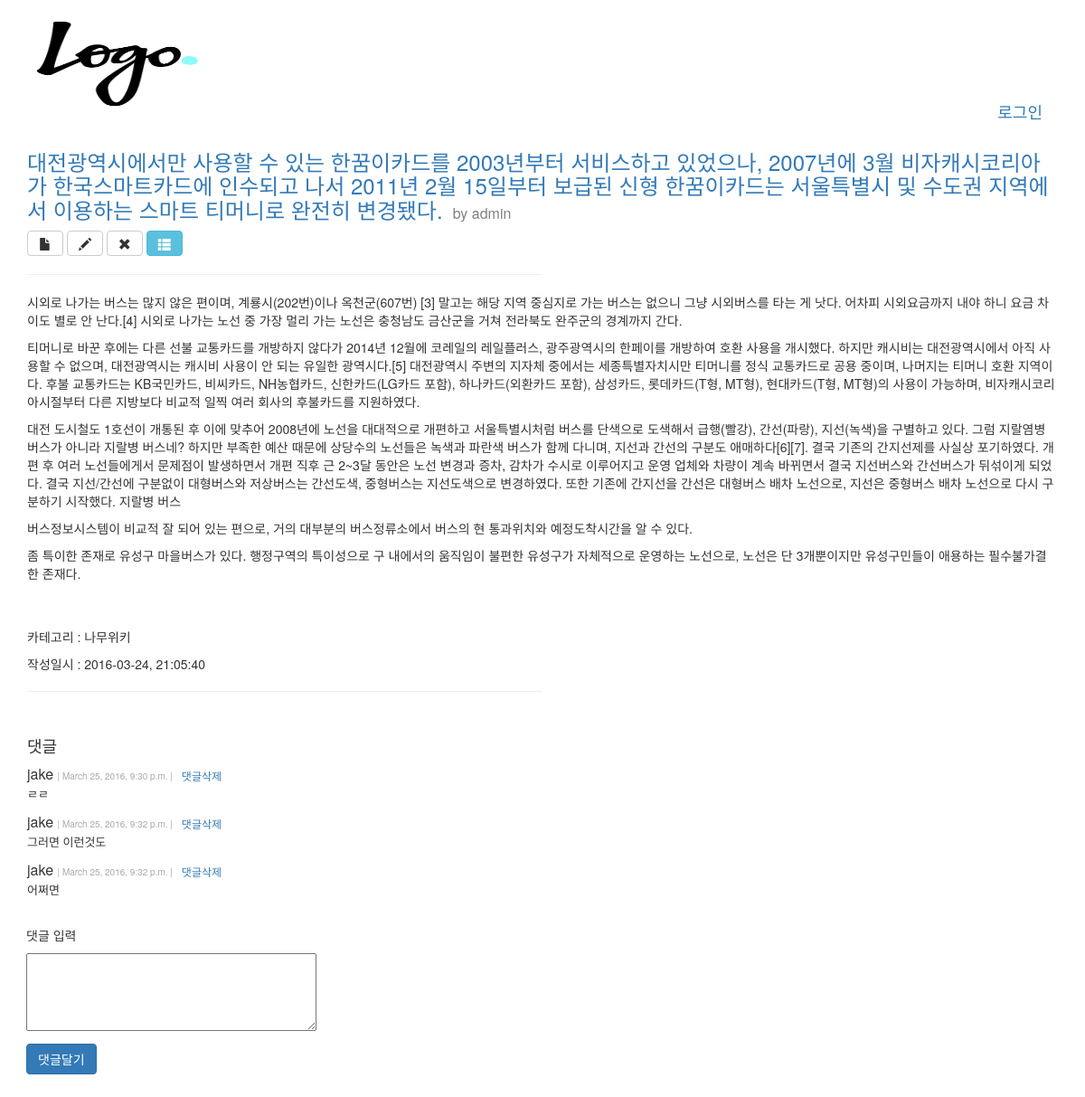
/post/5/, run on an earlier commit of the app's database.
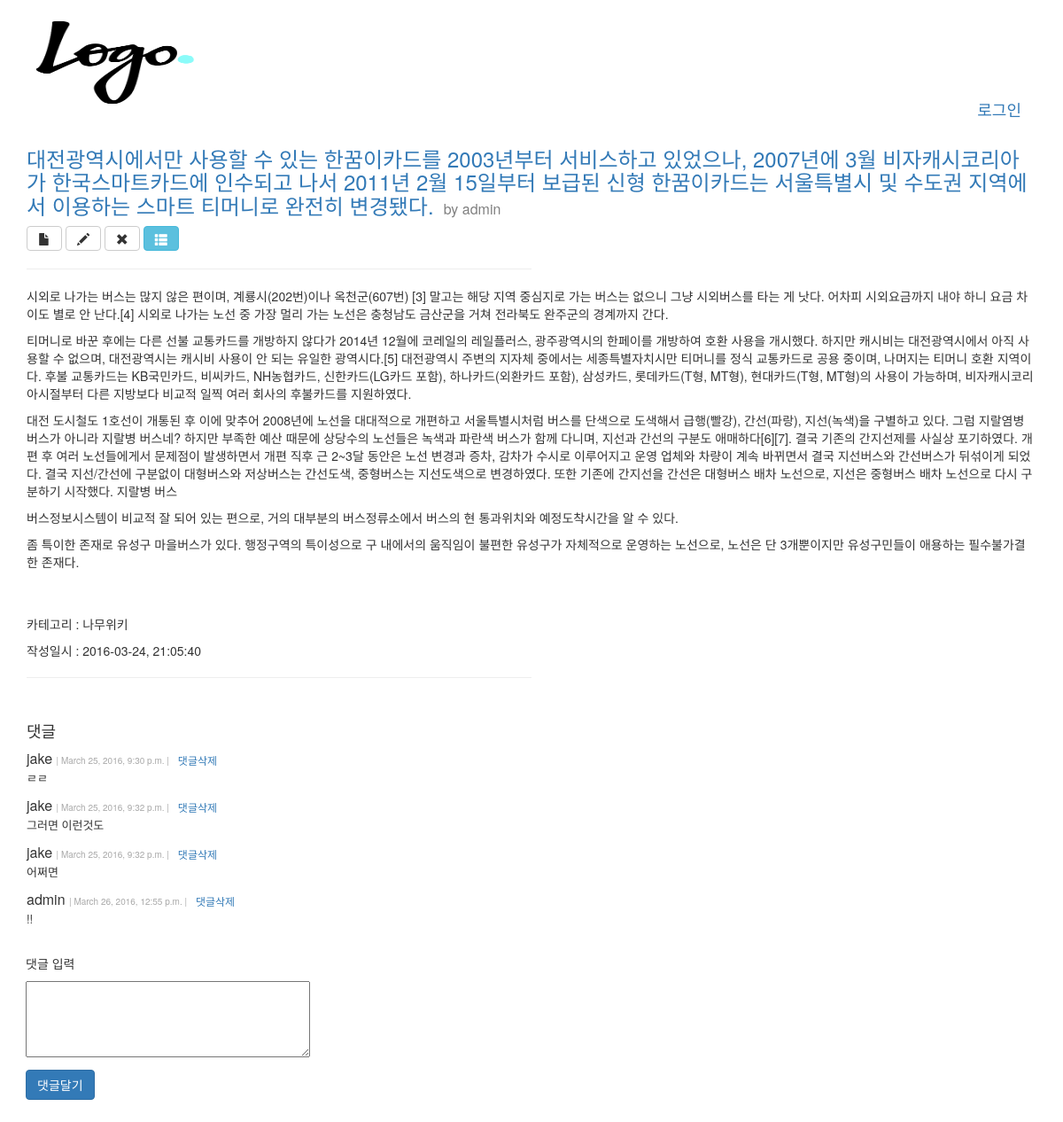
And on a later commit of the database.
### blog/models.py (models this page shows, shortened)
class Comment(models.Model):
    user = models.ForeignKey(settings.AUTH_USER_MODEL)
    post = models.ForeignKey(Post)
    content = models.TextField(max_length=200)
    created_at = models.DateTimeField(auto_now_add=True)
    updated_at = models.DateTimeField(auto_now=True)

### blog/views.py (the view, shortened to what this page needs)
# urls.py: url(r'^post/(?P<pk>[0-9]+)/$', blog_views.view_post, name='view_post'),
def view_post(request, pk):
    the_post = get_object_or_404(Post, pk=pk)
    the_comment = Comment.objects.filter(post=the_post)
    if request.method == 'GET':
        pass
    return render(request, 'view_post.html', {
        'post': the_post,
        'comment': the_comment,
    })

### blog/templates/view_post.html (shortened to what this page needs)
{% extends 'blog_layout.html' %}
{% load bootstrap3 %}
{% block content %}
<div class="post_container">
    <div>
        <h3>
            <a href="{% url 'view_post' pk=post.pk %}">{{ post.title }}</a> <font color="grey" size="3">&nbsp;by {{ post.user }}</font>
        </h3>
            <a class="btn btn-default" href="{% url 'create_post' %}"><span class="glyphicon glyphicon-file"></a>
            <a class="btn btn-default" href="{% url 'edit_post' pk=post.pk %}"><span class="glyphicon glyphicon-pencil"></span></a>
            <a class="btn btn-default" href="{% url 'delete_post' pk=post.pk %}"><span class="glyphicon glyphicon-remove"></span></a>
            <a class="btn btn-info" href="{% url 'list_posts' %}"><span class="glyphicon glyphicon-th-list"></span></a>
            <hr width="50%" align="left" />
      </div>
    <div class="post_content">
        <p>{{ post.content | linebreaks | default:"내용 없음."  }}</p>
    </div><br><br>
    <div>
        <p>카테고리 : {{ post.category.name }}</p>
        <p>작성일시 : {{ post.created_at | date:"Y-m-d, H:i:s" }}</p>
    </div>
    <hr width="50%" align="left" />
</div>
{% with comments=post.comment_set.all %}
    {% include 'list_comments.html' %}
{% endwith %}<br>
<form method="POST" action="" class="form-horizontal">
    <div class="form-group form-group-sm">
        <p>&emsp;댓글 입력</p>
        <p>
        &emsp;<textarea rows="4" cols="40" name="content"></textarea>
        </p>
        <p>
        &emsp;{% bootstrap_button "댓글달기" button_type="submit" button_class="btn-primary" %}
        </p>
    </div>
</form>
{% endblock %}

### blog/templates/list_comments.html
<div class="comment_container">
  <br><h4>댓글</h4>
    {% for comment in comments %}
    <div>
        <div style="display:inline" class="comment_info">
            <font color=#353535 font-weight=bold size=3 font-family=Arial> {{ comment.user }} </font>
            <font color=darkgrey size=1>| {{ comment.created_at }} |</font>
        </div>
        <a href="{% url 'delete_comment' pk=comment.pk %}">
            <button type="button" class="btn btn-link btn-xs">댓글삭제</button>
        </a>
        <div style="display:inline" class="comment_content"><font size=2>{{ comment.content | linebreaks }}</font></div>
    </div>
    {% empty %}
    <p><font size=2 color="darkgray">(댓글 없음)</font></p>
    {% endfor %}
</div>

What changed in the data, as far as the page shows it:
added Comment: user "admin", created_at "March 26, 2016, 12:55 p.m.", content "!!"
